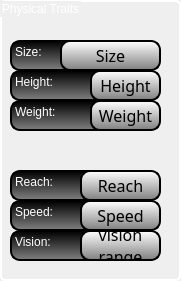
  <widget class="QGroupBox" name="groupBox_Physical_Traits">
   <property name="geometry">
    <rect>
     <x>20</x>
     <y>470</y>
     <width>181</width>
     <height>281</height>
    </rect>
   </property>
   <property name="styleSheet">
    <string notr="true"> QGroupBox {
font: 75 12pt &quot;ImperatorSmallCaps&quot;;
 border: 2px solid black;
 margin-top: 2ex;
 border-radius: 5px;
color: white;
border-color: white;
}</string>
   </property>
   <property name="title">
    <string>Physical Traits</string>
   </property>
   <widget class="QLabel" name="label_Size">
    <property name="geometry">
     <rect>
      <x>60</x>
      <y>40</y>
      <width>101</width>
      <height>31</height>
     </rect>
    </property>
    <property name="font">
     <font>
      <family>ImperatorSmallCaps</family>
      <pointsize>12</pointsize>
      <weight>9</weight>
      <italic>false</italic>
      <bold>false</bold>
     </font>
    </property>
    <property name="styleSheet">
     <string notr="true">QLabel{
background-color: qlineargradient(x1: 0, y1: 0, x2: 0, y2: 1, stop: 0 white, stop:1 gray);
font: 75 12pt &quot;ImperatorSmallCaps&quot;;
border-style: solid;
border-color: black;
border-width: 2px;
border-radius: 10px;
color: black;
}
</string>
    </property>
    <property name="text">
     <string>Size</string>
    </property>
    <property name="alignment">
     <set>Qt::AlignCenter</set>
    </property>
    <property name="wordWrap">
     <bool>true</bool>
    </property>
   </widget>
   <widget class="QLabel" name="label_Weight">
    <property name="geometry">
     <rect>
      <x>90</x>
      <y>100</y>
      <width>71</width>
      <height>31</height>
     </rect>
    </property>
    <property name="font">
     <font>
      <family>ImperatorSmallCaps</family>
      <pointsize>12</pointsize>
      <weight>9</weight>
      <italic>false</italic>
      <bold>false</bold>
     </font>
    </property>
    <property name="styleSheet">
     <string notr="true">QLabel{
background-color: qlineargradient(x1: 0, y1: 0, x2: 0, y2: 1, stop: 0 white, stop:1 gray);
font: 75 12pt &quot;ImperatorSmallCaps&quot;;
border-style: solid;
border-color: black;
border-width: 2px;
border-radius: 10px;
color: black;
}
</string>
    </property>
    <property name="text">
     <string>Weight</string>
    </property>
    <property name="alignment">
     <set>Qt::AlignCenter</set>
    </property>
    <property name="wordWrap">
     <bool>true</bool>
    </property>
   </widget>
   <widget class="QLabel" name="label_Height">
    <property name="geometry">
     <rect>
      <x>90</x>
      <y>70</y>
      <width>71</width>
      <height>31</height>
     </rect>
    </property>
    <property name="font">
     <font>
      <family>ImperatorSmallCaps</family>
      <pointsize>12</pointsize>
      <weight>9</weight>
      <italic>false</italic>
      <bold>false</bold>
     </font>
    </property>
    <property name="styleSheet">
     <string notr="true">QLabel{
background-color: qlineargradient(x1: 0, y1: 0, x2: 0, y2: 1, stop: 0 white, stop:1 gray);
font: 75 12pt &quot;ImperatorSmallCaps&quot;;
border-style: solid;
border-color: black;
border-width: 2px;
border-radius: 10px;
color: black;
}
</string>
    </property>
    <property name="text">
     <string>Height</string>
    </property>
    <property name="alignment">
     <set>Qt::AlignCenter</set>
    </property>
    <property name="wordWrap">
     <bool>true</bool>
    </property>
   </widget>
   <widget class="QLabel" name="label_Height_Tag">
    <property name="geometry">
     <rect>
      <x>10</x>
      <y>70</y>
      <width>130</width>
      <height>31</height>
     </rect>
    </property>
    <property name="minimumSize">
     <size>
      <width>0</width>
      <height>0</height>
     </size>
    </property>
    <property name="maximumSize">
     <size>
      <width>130</width>
      <height>60</height>
     </size>
    </property>
    <property name="styleSheet">
     <string notr="true">QLabel{
background-color: qlineargradient(x1: 0, y1: 0, x2: 0, y2: 1, stop: 0 black, stop:1 gray);
font: 75 12pt &quot;ImperatorSmallCaps&quot;;
border-style: solid;
border-color: black;
border-width: 2px;
border-radius: 10px;
color: white;
}</string>
    </property>
    <property name="text">
     <string>Height:</string>
    </property>
    <property name="alignment">
     <set>Qt::AlignLeading|Qt::AlignLeft|Qt::AlignTop</set>
    </property>
    <property name="wordWrap">
     <bool>true</bool>
    </property>
   </widget>
   <widget class="QLabel" name="label_Size_Tag">
    <property name="geometry">
     <rect>
      <x>10</x>
      <y>40</y>
      <width>130</width>
      <height>31</height>
     </rect>
    </property>
    <property name="minimumSize">
     <size>
      <width>0</width>
      <height>0</height>
     </size>
    </property>
    <property name="maximumSize">
     <size>
      <width>130</width>
      <height>60</height>
     </size>
    </property>
    <property name="styleSheet">
     <string notr="true">QLabel{
background-color: qlineargradient(x1: 0, y1: 0, x2: 0, y2: 1, stop: 0 black, stop:1 gray);
font: 75 12pt &quot;ImperatorSmallCaps&quot;;
border-style: solid;
border-color: black;
border-width: 2px;
border-radius: 10px;
color: white;
}</string>
    </property>
    <property name="text">
     <string>Size:</string>
    </property>
    <property name="alignment">
     <set>Qt::AlignLeading|Qt::AlignLeft|Qt::AlignTop</set>
    </property>
    <property name="wordWrap">
     <bool>true</bool>
    </property>
   </widget>
   <widget class="QLabel" name="label_Weight_Tag">
    <property name="geometry">
     <rect>
      <x>10</x>
      <y>100</y>
      <width>130</width>
      <height>31</height>
     </rect>
    </property>
    <property name="minimumSize">
     <size>
      <width>0</width>
      <height>0</height>
     </size>
    </property>
    <property name="maximumSize">
     <size>
      <width>130</width>
      <height>60</height>
     </size>
    </property>
    <property name="styleSheet">
     <string notr="true">QLabel{
background-color: qlineargradient(x1: 0, y1: 0, x2: 0, y2: 1, stop: 0 black, stop:1 gray);
font: 75 12pt &quot;ImperatorSmallCaps&quot;;
border-style: solid;
border-color: black;
border-width: 2px;
border-radius: 10px;
color: white;
}</string>
    </property>
    <property name="text">
     <string>Weight:</string>
    </property>
    <property name="alignment">
     <set>Qt::AlignLeading|Qt::AlignLeft|Qt::AlignTop</set>
    </property>
    <property name="wordWrap">
     <bool>true</bool>
    </property>
   </widget>
   <widget class="QLabel" name="label_Vision_Range">
    <property name="geometry">
     <rect>
      <x>80</x>
      <y>230</y>
      <width>81</width>
      <height>31</height>
     </rect>
    </property>
    <property name="font">
     <font>
      <family>ImperatorSmallCaps</family>
      <pointsize>12</pointsize>
      <weight>9</weight>
      <italic>false</italic>
      <bold>false</bold>
     </font>
    </property>
    <property name="styleSheet">
     <string notr="true">QLabel{
background-color: qlineargradient(x1: 0, y1: 0, x2: 0, y2: 1, stop: 0 white, stop:1 gray);
font: 75 12pt &quot;ImperatorSmallCaps&quot;;
border-style: solid;
border-color: black;
border-width: 2px;
border-radius: 10px;
color: black;
}
</string>
    </property>
    <property name="text">
     <string>vision range</string>
    </property>
    <property name="alignment">
     <set>Qt::AlignCenter</set>
    </property>
    <property name="wordWrap">
     <bool>true</bool>
    </property>
   </widget>
   <widget class="QLabel" name="label_Reach">
    <property name="geometry">
     <rect>
      <x>80</x>
      <y>170</y>
      <width>81</width>
      <height>31</height>
     </rect>
    </property>
    <property name="font">
     <font>
      <family>ImperatorSmallCaps</family>
      <pointsize>12</pointsize>
      <weight>9</weight>
      <italic>false</italic>
      <bold>false</bold>
     </font>
    </property>
    <property name="styleSheet">
     <string notr="true">QLabel{
background-color: qlineargradient(x1: 0, y1: 0, x2: 0, y2: 1, stop: 0 white, stop:1 gray);
font: 75 12pt &quot;ImperatorSmallCaps&quot;;
border-style: solid;
border-color: black;
border-width: 2px;
border-radius: 10px;
color: black;
}
</string>
    </property>
    <property name="text">
     <string>Reach</string>
    </property>
    <property name="alignment">
     <set>Qt::AlignCenter</set>
    </property>
    <property name="wordWrap">
     <bool>true</bool>
    </property>
   </widget>
   <widget class="QLabel" name="label_Vision_Tag">
    <property name="geometry">
     <rect>
      <x>10</x>
      <y>230</y>
      <width>130</width>
      <height>31</height>
     </rect>
    </property>
    <property name="minimumSize">
     <size>
      <width>0</width>
      <height>0</height>
     </size>
    </property>
    <property name="maximumSize">
     <size>
      <width>130</width>
      <height>60</height>
     </size>
    </property>
    <property name="styleSheet">
     <string notr="true">QLabel{
background-color: qlineargradient(x1: 0, y1: 0, x2: 0, y2: 1, stop: 0 black, stop:1 gray);
font: 75 12pt &quot;ImperatorSmallCaps&quot;;
border-style: solid;
border-color: black;
border-width: 2px;
border-radius: 10px;
color: white;
}</string>
    </property>
    <property name="text">
     <string>Vision:</string>
    </property>
    <property name="alignment">
     <set>Qt::AlignLeading|Qt::AlignLeft|Qt::AlignTop</set>
    </property>
    <property name="wordWrap">
     <bool>true</bool>
    </property>
   </widget>
   <widget class="QLabel" name="label_Reach_Tag">
    <property name="geometry">
     <rect>
      <x>10</x>
      <y>170</y>
      <width>130</width>
      <height>31</height>
     </rect>
    </property>
    <property name="minimumSize">
     <size>
      <width>0</width>
      <height>0</height>
     </size>
    </property>
    <property name="maximumSize">
     <size>
      <width>130</width>
      <height>60</height>
     </size>
    </property>
    <property name="styleSheet">
     <string notr="true">QLabel{
background-color: qlineargradient(x1: 0, y1: 0, x2: 0, y2: 1, stop: 0 black, stop:1 gray);
font: 75 12pt &quot;ImperatorSmallCaps&quot;;
border-style: solid;
border-color: black;
border-width: 2px;
border-radius: 10px;
color: white;
}</string>
    </property>
    <property name="text">
     <string>Reach:</string>
    </property>
    <property name="alignment">
     <set>Qt::AlignLeading|Qt::AlignLeft|Qt::AlignTop</set>
    </property>
    <property name="wordWrap">
     <bool>true</bool>
    </property>
   </widget>
   <widget class="QLabel" name="label_Speed_Tag">
    <property name="geometry">
     <rect>
      <x>10</x>
      <y>200</y>
      <width>130</width>
      <height>31</height>
     </rect>
    </property>
    <property name="minimumSize">
     <size>
      <width>0</width>
      <height>0</height>
     </size>
    </property>
    <property name="maximumSize">
     <size>
      <width>130</width>
      <height>60</height>
     </size>
    </property>
    <property name="styleSheet">
     <string notr="true">QLabel{
background-color: qlineargradient(x1: 0, y1: 0, x2: 0, y2: 1, stop: 0 black, stop:1 gray);
font: 75 12pt &quot;ImperatorSmallCaps&quot;;
border-style: solid;
border-color: black;
border-width: 2px;
border-radius: 10px;
color: white;
}</string>
    </property>
    <property name="text">
     <string>Speed:</string>
    </property>
    <property name="alignment">
     <set>Qt::AlignLeading|Qt::AlignLeft|Qt::AlignTop</set>
    </property>
    <property name="wordWrap">
     <bool>true</bool>
    </property>
   </widget>
   <widget class="QLabel" name="label_Speed">
    <property name="geometry">
     <rect>
      <x>80</x>
      <y>200</y>
      <width>81</width>
      <height>31</height>
     </rect>
    </property>
    <property name="font">
     <font>
      <family>ImperatorSmallCaps</family>
      <pointsize>12</pointsize>
      <weight>9</weight>
      <italic>false</italic>
      <bold>false</bold>
     </font>
    </property>
    <property name="styleSheet">
     <string notr="true">QLabel{
background-color: qlineargradient(x1: 0, y1: 0, x2: 0, y2: 1, stop: 0 white, stop:1 gray);
font: 75 12pt &quot;ImperatorSmallCaps&quot;;
border-style: solid;
border-color: black;
border-width: 2px;
border-radius: 10px;
color: black;
}
</string>
    </property>
    <property name="text">
     <string>Speed</string>
    </property>
    <property name="alignment">
     <set>Qt::AlignCenter</set>
    </property>
    <property name="wordWrap">
     <bool>true</bool>
    </property>
   </widget>
   <zorder>label_Weight_Tag</zorder>
   <zorder>label_Size_Tag</zorder>
   <zorder>label_Speed_Tag</zorder>
   <zorder>label_Reach_Tag</zorder>
   <zorder>label_Vision_Tag</zorder>
   <zorder>label_Height_Tag</zorder>
   <zorder>label_Size</zorder>
   <zorder>label_Weight</zorder>
   <zorder>label_Height</zorder>
   <zorder>label_Vision_Range</zorder>
   <zorder>label_Reach</zorder>
   <zorder>label_Speed</zorder>
  </widget>
